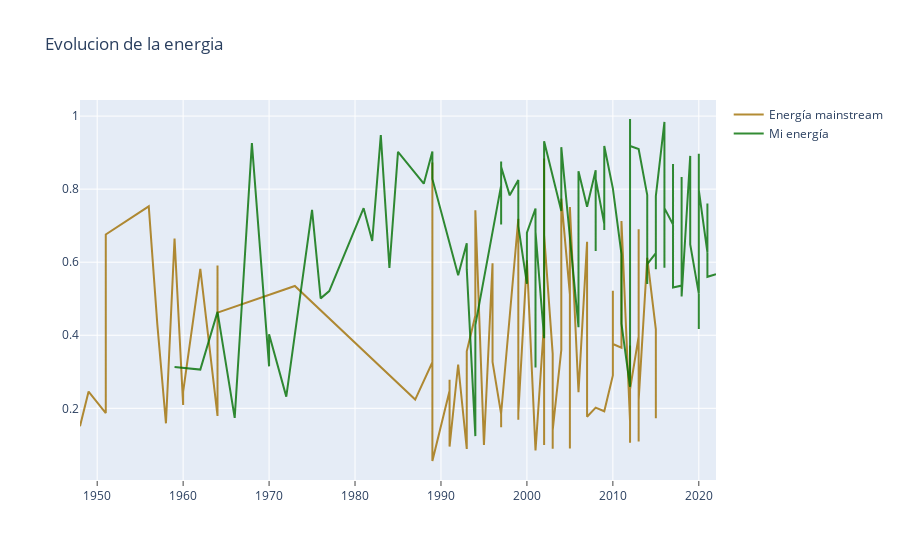

The notebook cell this image was saved under:
### Code cell
# prepare data frame
#df = timesData.iloc[:100,:]

# Creating trace1
trace1 = go.Scatter(
                    x = sort['release_date_year'],
                    y = sort['energy'],
                    name = 'Energía mainstream',
                    mode= 'lines',
                    marker = dict(color = 'rgba(160, 112, 2, 0.8)'),
                    text = sort['energy'])

trace2 = go.Scatter(
                    x = sortPersonal['release_date_year'],
                    y = sortPersonal['energy'],
                    name = 'Mi energía',
                    mode= 'lines',
                    marker = dict(color = 'rgba(1, 112, 2, 0.8)'),
                    text = sortPersonal['loudness'])


data = [trace1,trace2]

layout = dict(title = 'Evolucion de la energia',
             xaxis= dict(title= '',ticklen=5, ticks="outside", tickson="boundaries",), 
           )

fig = go.Figure(data = data, layout=layout)

iplot(fig)

### Figure 1 — Plotly figure (JSON) as saved in the notebook; plotly's stock layout.template omitted (floating-point values rounded to 4 significant figures; data arrays with more than 128 entries replaced by an {"elided": "..."} marker saying what was removed)
{"data": [{"marker": {"color": "rgba(160, 112, 2, 0.8)"}, "mode": "lines", "name": "Energía mainstream", "text": [0.151, 0.246, 0.187, 0.676, 0.753, 0.429, 0.159, 0.665, 0.209, 0.245, 0.582, 0.179, 0.591, 0.485, 0.462, 0.535, 0.224, 0.326, 0.873, 0.0558, 0.248, 0.199, 0.278, 0.0952, 0.32, 0.0889, 0.095, 0.356, 0.454, 0.554, 0.742, 0.0997, 0.597, 0.464, 0.327, 0.184, 0.148, 0.186, 0.719, 0.189, 0.471, 0.185, 0.169, 0.452, 0.187, 0.605, 0.0844, 0.434, 0.152, 0.884, 0.0995, 0.295, 0.678, 0.815, 0.491, 0.675, 0.349, 0.168, 0.0892, 0.14, 0.36, 0.529, 0.774, 0.512, 0.638, 0.0901, 0.243, 0.314, 0.751, 0.244, 0.656, 0.177, 0.202, 0.192, 0.29, 0.522, 0.376, 0.366, 0.713, 0.164, 0.192, 0.294, 0.106, 0.372, 0.157, 0.252, 0.397, 0.462, 0.109, 0.478, 0.69, 0.225, 0.297, 0.149, 0.222, 0.612, 0.416, 0.173, 0.337], "type": "scatter", "x": [1948, 1949, 1951, 1951, 1956, 1957, 1958, 1959, 1960, 1960, 1962, 1964, 1964, 1964, 1964, 1973, 1987, 1989, 1989, 1989, 1991, 1991, 1991, 1991, 1992, 1993, 1993, 1993, 1994, 1994, 1994, 1995, 1996, 1996, 1996, 1997, 1997, 1997, 1999, 1999, 1999, 1999, 1999, 1999, 1999, 2000, 2001, 2002, 2002, 2002, 2002, 2002, 2002, 2002, 2002, 2002, 2003, 2003, 2003, 2003, 2004, 2004, 2004, 2005, 2005, 2005, 2005, 2005, 2005, 2006, 2007, 2007, 2008, 2009, 2010, 2010, 2010, 2011, 2011, 2012, 2012, 2012, 2012, 2012, 2012, 2012, 2013, 2013, 2013, 2013, 2013, 2013, 2013, 2013, 2013, 2014, 2015, 2015, 2015], "y": [0.151, 0.246, 0.187, 0.676, 0.753, 0.429, 0.159, 0.665, 0.209, 0.245, 0.582, 0.179, 0.591, 0.485, 0.462, 0.535, 0.224, 0.326, 0.873, 0.0558, 0.248, 0.199, 0.278, 0.0952, 0.32, 0.0889, 0.095, 0.356, 0.454, 0.554, 0.742, 0.0997, 0.597, 0.464, 0.327, 0.184, 0.148, 0.186, 0.719, 0.189, 0.471, 0.185, 0.169, 0.452, 0.187, 0.605, 0.0844, 0.434, 0.152, 0.884, 0.0995, 0.295, 0.678, 0.815, 0.491, 0.675, 0.349, 0.168, 0.0892, 0.14, 0.36, 0.529, 0.774, 0.512, 0.638, 0.0901, 0.243, 0.314, 0.751, 0.244, 0.656, 0.177, 0.202, 0.192, 0.29, 0.522, 0.376, 0.366, 0.713, 0.164, 0.192, 0.294, 0.106, 0.372, 0.157, 0.252, 0.397, 0.462, 0.109, 0.478, 0.69, 0.225, 0.297, 0.149, 0.222, 0.612, 0.416, 0.173, 0.337]}, {"marker": {"color": "rgba(1, 112, 2, 0.8)"}, "mode": "lines", "name": "Mi energía", "text": {"elided": "150 float values"}, "type": "scatter", "x": {"elided": "150 int values"}, "y": {"elided": "150 float values"}}], "layout": {"title": {"text": "Evolucion de la energia"}, "xaxis": {"ticklen": 5, "ticks": "outside", "tickson": "boundaries", "title": {"text": ""}}}}
